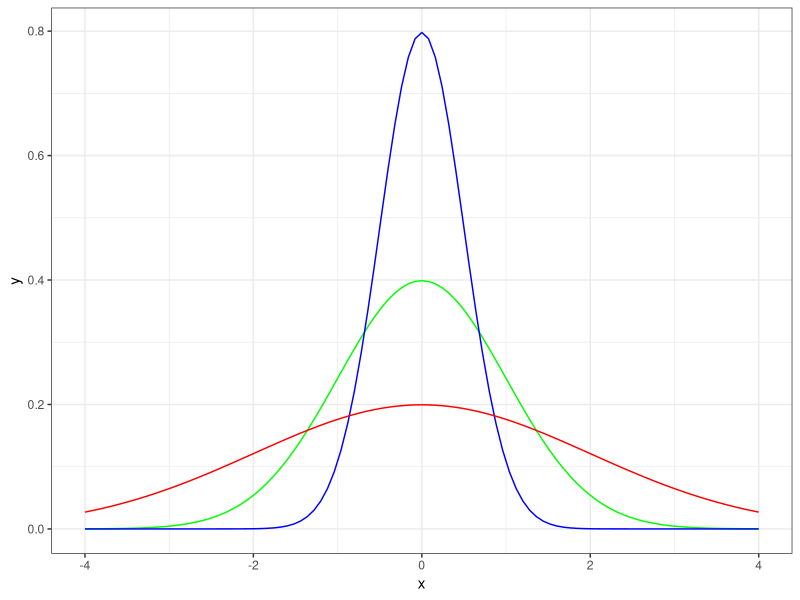
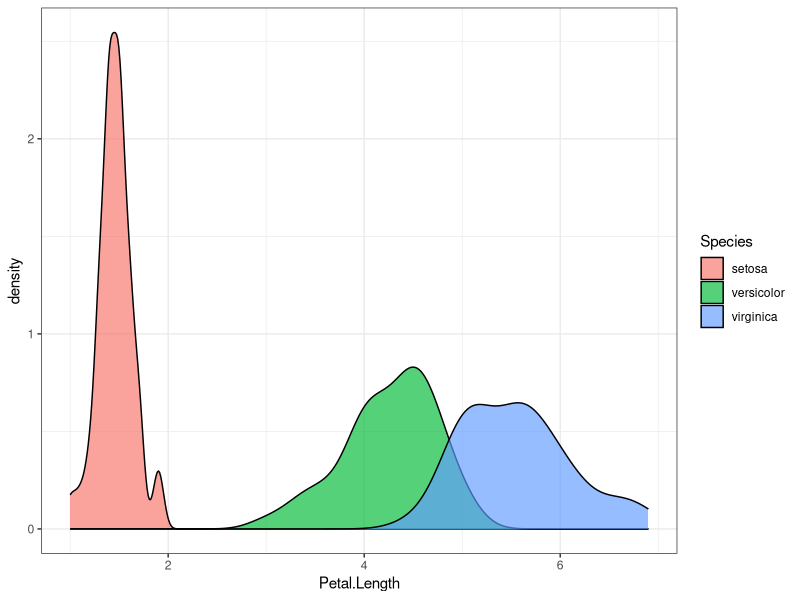
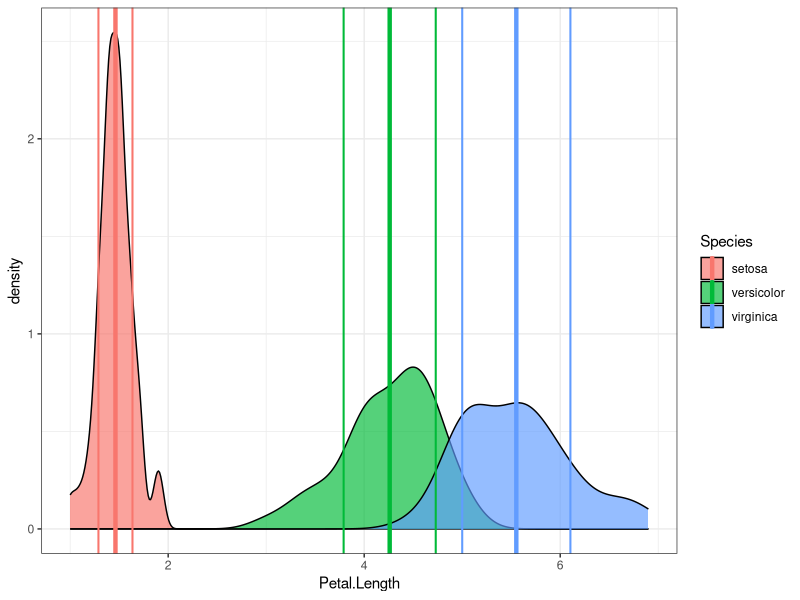
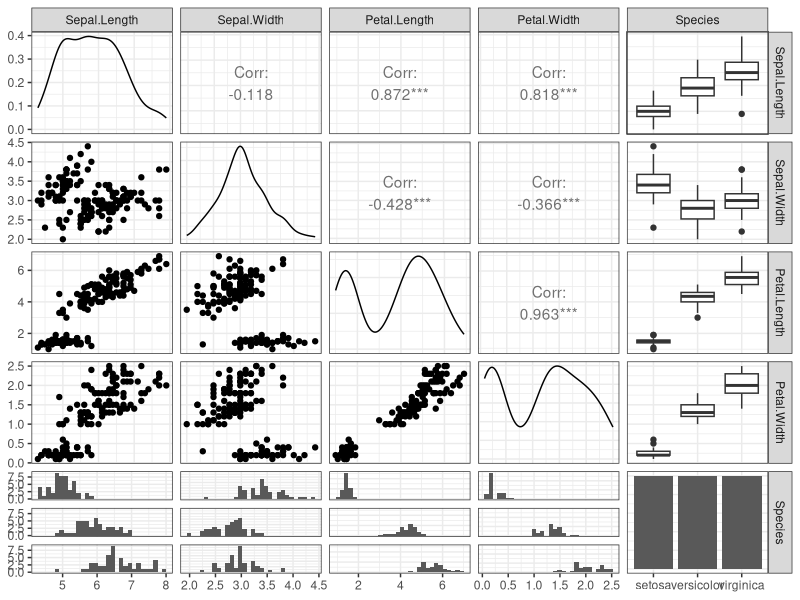
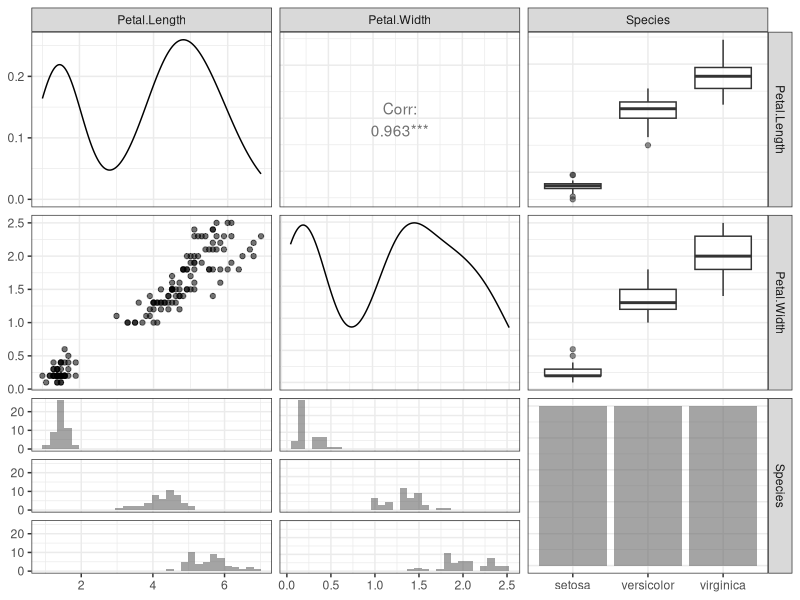
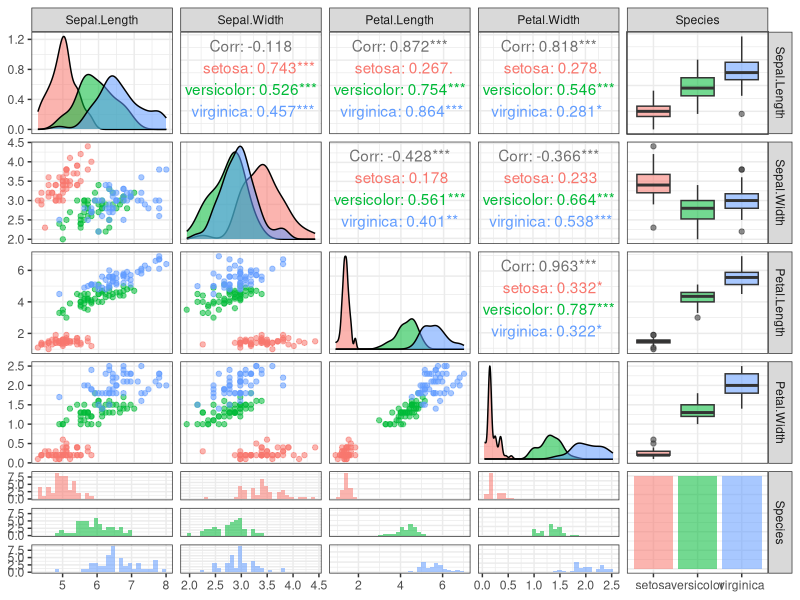
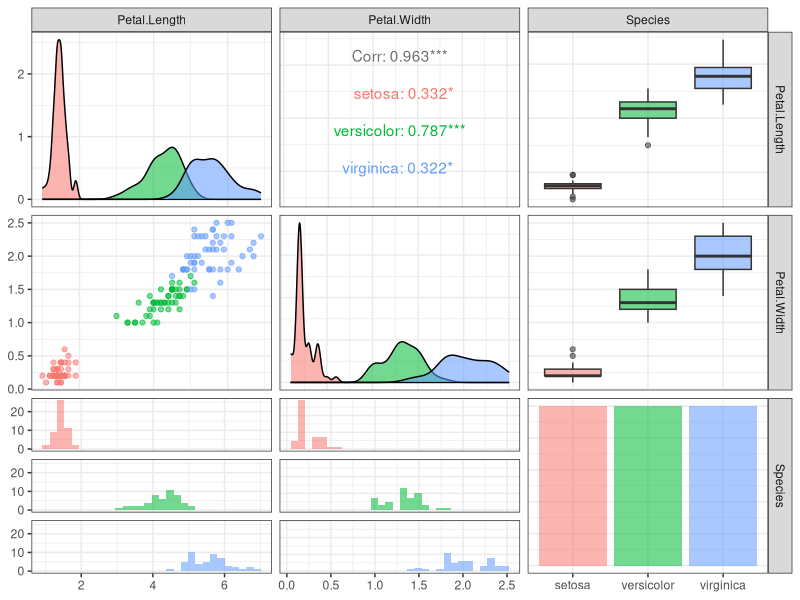
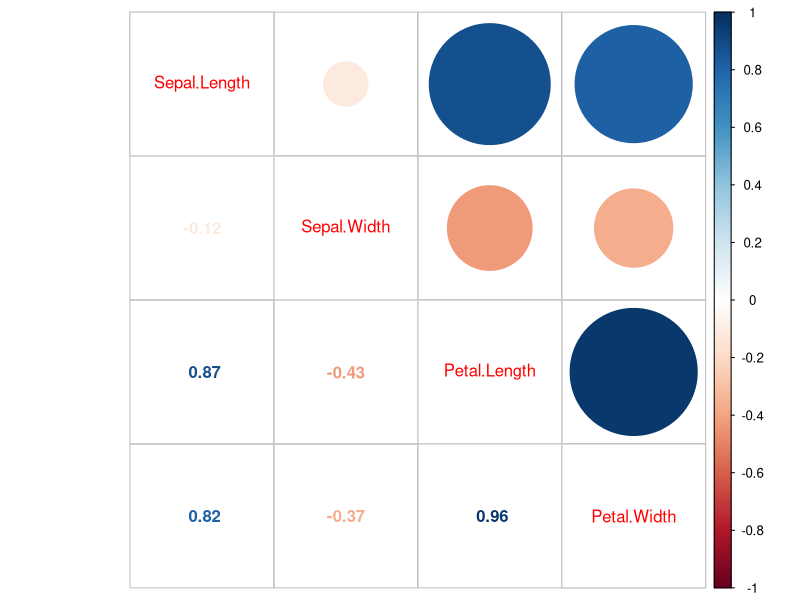

Reproduce these figures in R, in order.
## ---- chunk 1
knitr::opts_chunk$set(cache = TRUE,
                      message = FALSE,
                      warning = FALSE)
## ---- chunk 2
library(tidyverse)
## ---- chunk 3
iris
## ---- chunk 4
summary(iris)
## ---- chunk 5
ggplot(data = data_frame(x = c(-4,4)), aes(x = x)) +
    stat_function(fun = dnorm, args = list(mean = 0, sd = 1), color = "green") +
    stat_function(fun = dnorm, args = list(mean = 0, sd = 0.5), color = "blue") +
    stat_function(fun = dnorm, args = list(mean = 0, sd = 2), color = "red") +
    theme_bw()
## ---- chunk 6
iris$Petal.Length
## ---- chunk 7
ggplot() +
    geom_density(data = iris, aes(x = Petal.Length, fill = Species), 
                 binwidth = 0.1, color = "black", alpha = 2/3) +
    theme_bw()
## ---- chunk 8
mean(iris$Sepal.Length)
## ---- chunk 9
iris %>%
    group_by(Species) %>%
    summarise(mean_values = mean(Petal.Length))
## ---- chunk 10
sd(iris$Petal.Length)
## ---- chunk 11
iris %>%
    group_by(Species) %>%
    summarise(mean_values = mean(Petal.Length), standard_deviations = sd(Petal.Length))
## ---- chunk 12
iris %>%
    group_by(Species) %>%
    summarise(mean_values = mean(Petal.Length), 
              standard_deviations = sd(Petal.Length)) -> iris_stat
## ---- chunk 13
ggplot() +
    geom_density(data = iris, aes(x = Petal.Length, fill = Species), 
                 binwidth = 0.1, color = "black", alpha = 2/3) +
    geom_vline(data = iris_stat, 
               aes(xintercept = mean_values, color = Species), size = 1.5) +
    geom_vline(data = iris_stat, 
               aes(xintercept = mean_values + standard_deviations, color = Species), size = 0.7) +
    geom_vline(data = iris_stat, 
               aes(xintercept = mean_values - standard_deviations, color = Species), size = 0.7) +
    theme_bw()
## ---- chunk 14
library(GGally)
ggpairs(iris, binwidth = 0.1) + theme_bw()
## ---- chunk 15
ggpairs(iris, columns = c("Petal.Length", "Petal.Width", "Species"),
        mapping = aes(alpha = 0.20)) + theme_bw()
## ---- chunk 16
ggpairs(iris,
        mapping = aes(alpha = 0.20, color = Species)) + theme_bw()
## ---- chunk 17
ggpairs(iris, columns = c("Petal.Length", "Petal.Width", "Species"),
        mapping = aes(alpha = 0.20, color = Species)) + theme_bw()
## ---- chunk 18
library(corrplot)
cor_data <- cor(dplyr::select_if(iris, is.numeric))
corrplot.mixed(cor_data)
## ---- chunk 19
corrplot.mixed(cor_data, lower = "number", upper = "square", lower.col = "black")
## ---- chunk 20
# https://it.wikipedia.org/wiki/File:Correlation_examples.png
## ---- chunk 21
set.seed(42)
data <- data_frame(x = 1:10, y = rnorm(10, mean = 5))
## ---- chunk 22
data
## ---- chunk 23

ggplot() +
    geom_point(data = data, aes(x = x, y = y), color = "purple", size = 3) +
    theme_bw()

## ---- chunk 24

ggplot() +
    geom_segment(data = data, aes(x = x, xend = x, y = y, yend = mean(data$y)), color = "red") +
    geom_hline(yintercept = mean(data$y), color = "gold", size = 1.5) +
    geom_point(data = data, aes(x = x, y = y), color = "purple", size = 3) +
    theme_bw()

## ---- chunk 25
mean(data$y)
lm(y ~ 1, data = data)
## ---- chunk 26
ggplot(lm(y ~ 1, data = data)) +
    geom_point(aes(x = data$x, y = .resid), size = 3, color = "purple") +
    theme_bw()
## ---- chunk 27
summary(anscombe)
## ---- chunk 28
corrplot.mixed(cor(anscombe))
## ---- chunk 29
anscombe.1 <- data.frame(x = anscombe[["x1"]], y = anscombe[["y1"]], Set = "Anscombe Set 1")
anscombe.2 <- data.frame(x = anscombe[["x2"]], y = anscombe[["y2"]], Set = "Anscombe Set 2")
anscombe.3 <- data.frame(x = anscombe[["x3"]], y = anscombe[["y3"]], Set = "Anscombe Set 3")
anscombe.4 <- data.frame(x = anscombe[["x4"]], y = anscombe[["y4"]], Set = "Anscombe Set 4")

anscombe.data <- rbind(anscombe.1, anscombe.2, anscombe.3, anscombe.4)

gg <- ggplot(anscombe.data, aes(x = x, y = y))
gg <- gg + geom_smooth(lty = "dotted",
                       size = 1,
                       color = "#ff908d",
                       formula = y ~ x, 
                       method = "lm", 
                       se = FALSE)
gg <- gg + geom_point(color = "black", 
                      size = 3,
                      shape = 21,
                      fill="grey")
gg <- gg + facet_wrap(~Set, ncol = 2) + theme_bw()
gg

### thanks to github.com/fabianmoronzirfas/anscombe-quartet-in-cran
